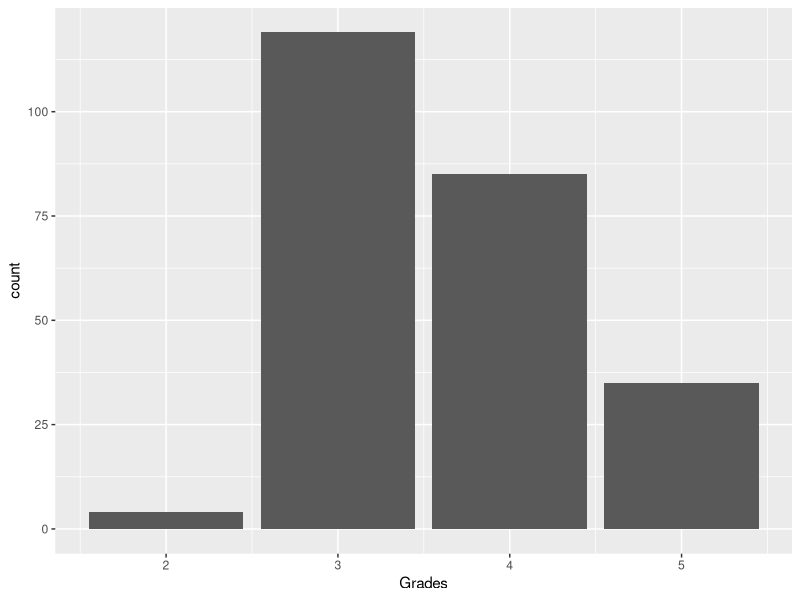
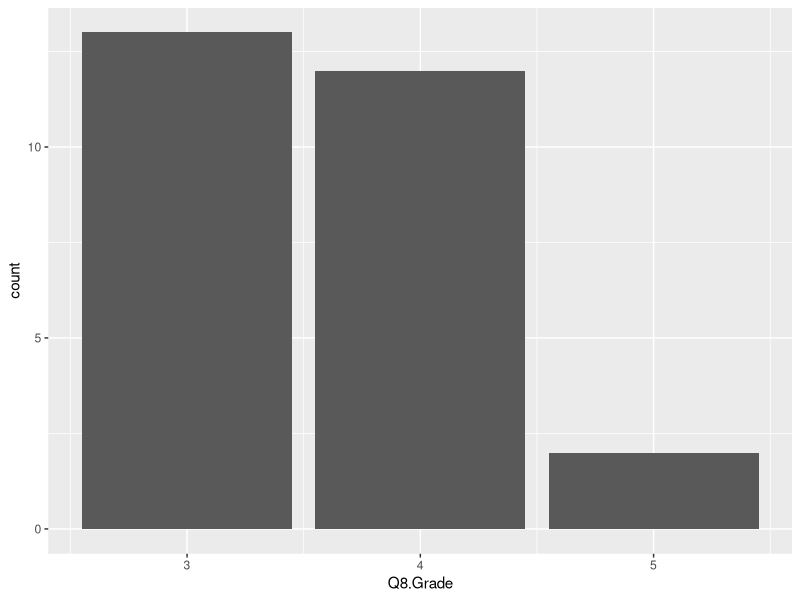
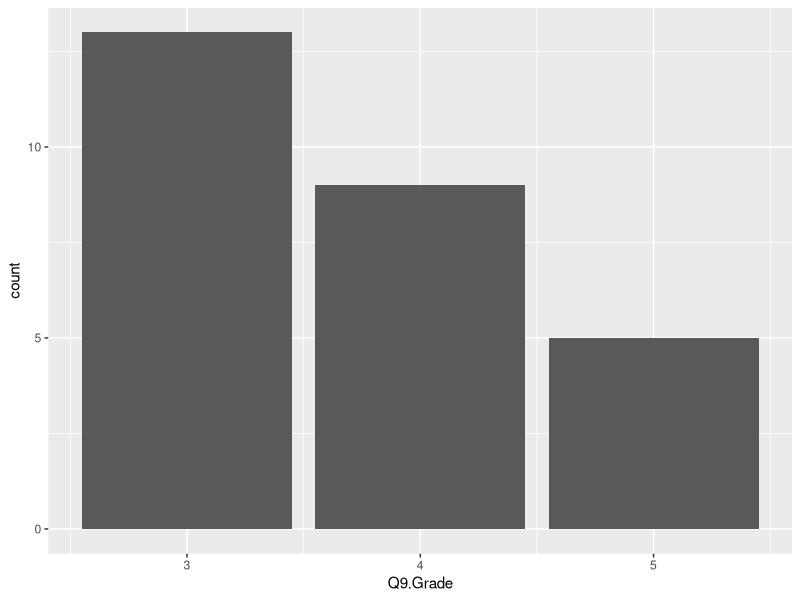
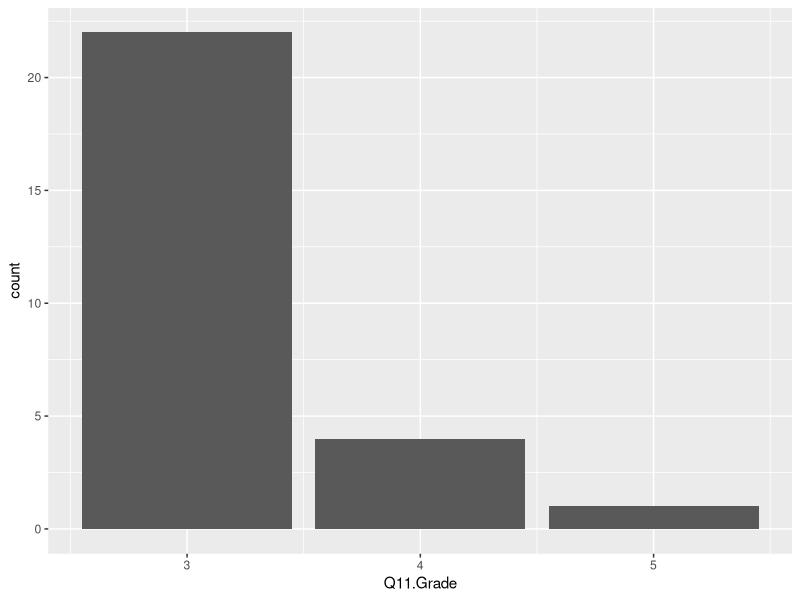
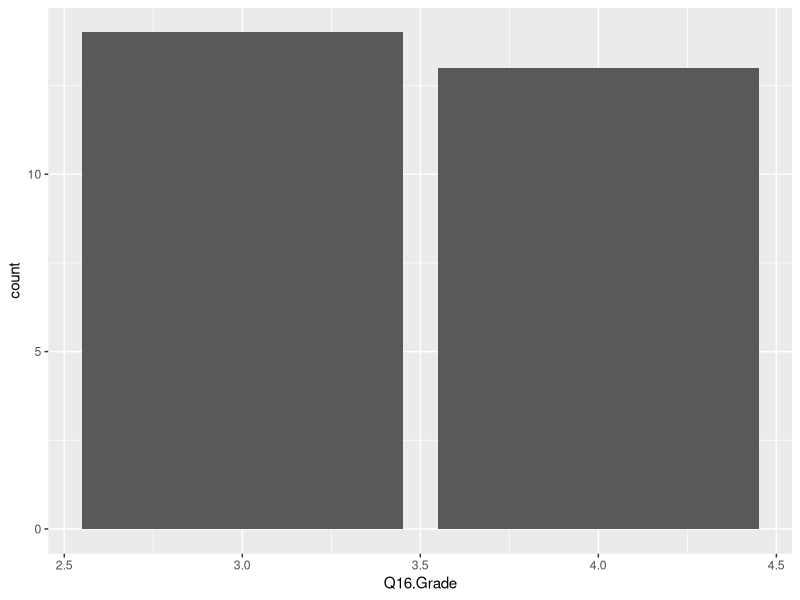
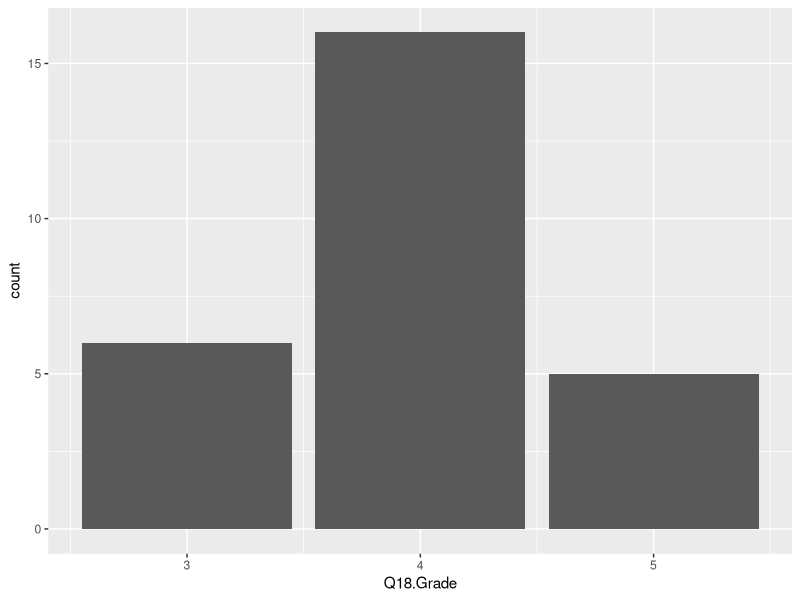
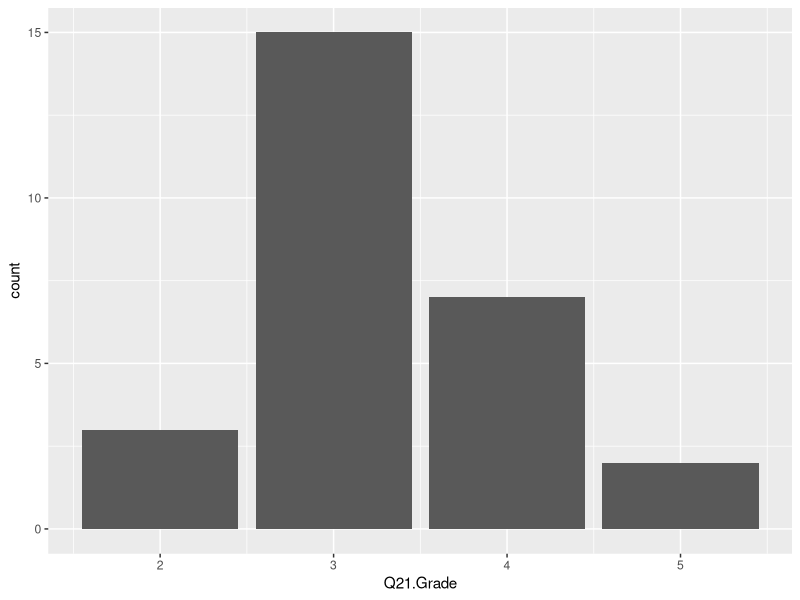
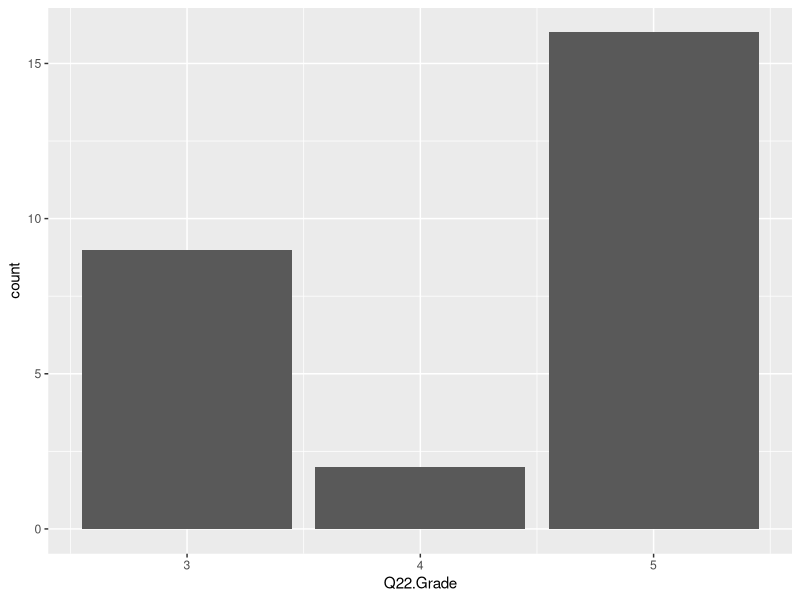

Reproduce these figures in R, in order.
## ---- chunk 1
knitr::opts_chunk$set(echo = TRUE)
## ---- chunk 2
setwd("~/Documents/FROST-SUMMER-2022")

library(tidyverse)
library(readxl)  
CK1.2 <- read_excel("FROST Grading CK 1.2_final.xlsx")
## ---- chunk 3
CK1.2_clean <- drop_na(CK1.2)
CK1.2_clean = subset(CK1.2_clean, select = -c(Student, GroupCK.1.2))
## ---- chunk 4
CK1.2_all <- data.frame(unlist(CK1.2_clean))
colnames(CK1.2_all)[1] <- "Grades"
## ---- chunk 5
CK1.2_all %>%
  count(Grades)
## ---- chunk 6
CK1.2_all %>%
  ggplot() +
  geom_bar(aes(x = Grades))
## ---- chunk 7
CK1.2_clean %>%
  count(Q8.Grade)
## ---- chunk 8
CK1.2_clean %>%
  ggplot() +
  geom_bar(aes(x = Q8.Grade))
## ---- chunk 9
CK1.2_clean %>%
  count(Q9.Grade)
## ---- chunk 10
CK1.2_clean %>%
  ggplot() +
  geom_bar(aes(x = Q9.Grade))
## ---- chunk 11
CK1.2_clean %>%
  count(Q11.Grade)
## ---- chunk 12
CK1.2_clean %>%
  ggplot() +
  geom_bar(aes(x = Q11.Grade))
## ---- chunk 13
CK1.2_clean %>%
  count(Q16.Grade)
## ---- chunk 14
CK1.2_clean %>%
  ggplot() +
  geom_bar(aes(x = Q16.Grade))
## ---- chunk 15
CK1.2_clean %>%
  count(Q18.Grade)
## ---- chunk 16
CK1.2_clean %>%
  ggplot() +
  geom_bar(aes(x = Q18.Grade))
## ---- chunk 17
CK1.2_clean %>%
  count(Q21.Grade)
## ---- chunk 18
CK1.2_clean %>%
  ggplot() +
  geom_bar(aes(x = Q21.Grade))
## ---- chunk 19
CK1.2_clean %>%
  count(Q22.Grade)
## ---- chunk 20
CK1.2_clean %>%
  ggplot() +
  geom_bar(aes(x = Q22.Grade))
## ---- chunk 21
CK1.2_clean %>%
  count(Q27.Grade)
## ---- chunk 22
CK1.2_clean %>%
  ggplot() +
  geom_bar(aes(x = Q27.Grade))
## ---- chunk 23
CK1.2_clean %>%
  count(Q33.Grade)
## ---- chunk 24
CK1.2_clean %>%
  ggplot() +
  geom_bar(aes(x = Q33.Grade))
